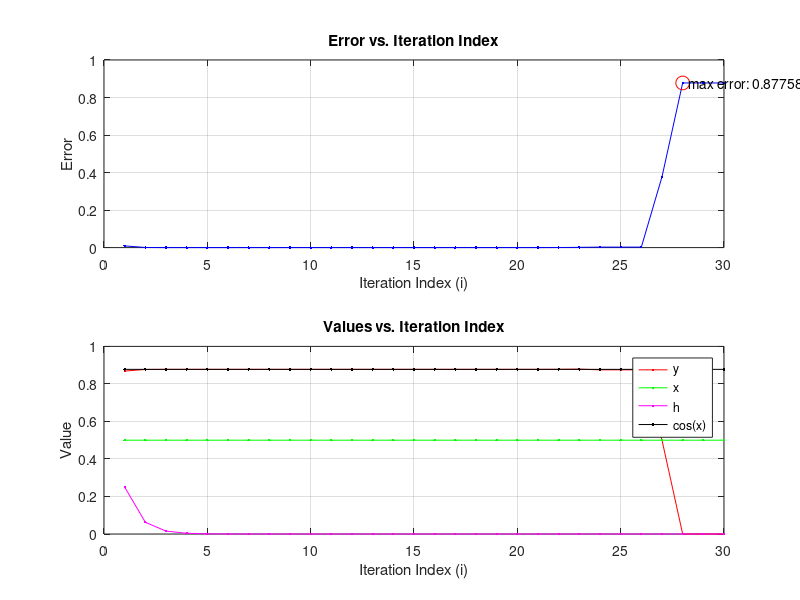

Write the MATLAB code that produced this figure.
imax = 0;
n = 30;
x = 0.5;
h = 1.0;
emax = 0.0;
errors = zeros(1, n); % Initialize array to store errors
y_values = zeros(1, n); % Initialize array to store y values
x_values = zeros(1, n); % Initialize array to store x values
cos_values = zeros(1, n); % Initialize array to store cos(x) values
h_values = zeros(1, n); % Initialize array to store h values

for i = 1:n
    h = 0.25 * h;
    y = (sin(x + h) - sin(x - h)) / (2.0 * h); % Central difference formula
    y_values(i) = y; % Store y value for plotting
    x_values(i) = x; % Store x value for plotting
    cos_values(i) = cos(x); % Store cos(x) value for plotting
    h_values(i) = h; % Store h value for plotting
    error = abs(cos(x) - y); % Take absolute value of error
    errors(i) = error; % Store error for plotting
    if error > emax
        emax = error;
        imax = i;
    end
end

% Plot error vs. iteration index
subplot(2, 1, 1);
plot(1:n, errors, 'b.-');
xlabel('Iteration Index (i)');
ylabel('Error');
title('Error vs. Iteration Index');
grid on;

% Highlight the maximum error point
hold on;
plot(imax, emax, 'ro', 'MarkerSize', 10);
text(imax, emax, ['  max error: ' num2str(emax)]);
hold off;

% Plot y, x, h, and cos(x)
subplot(2, 1, 2);
plot(1:n, y_values, 'r.-', 1:n, x_values, 'g.-', 1:n, h_values, 'm.-', 1:n, cos_values, 'k.-');
legend('y', 'x', 'h', 'cos(x)', 'Location', 'best');
xlabel('Iteration Index (i)');
ylabel('Value');
title('Values vs. Iteration Index');
grid on;
